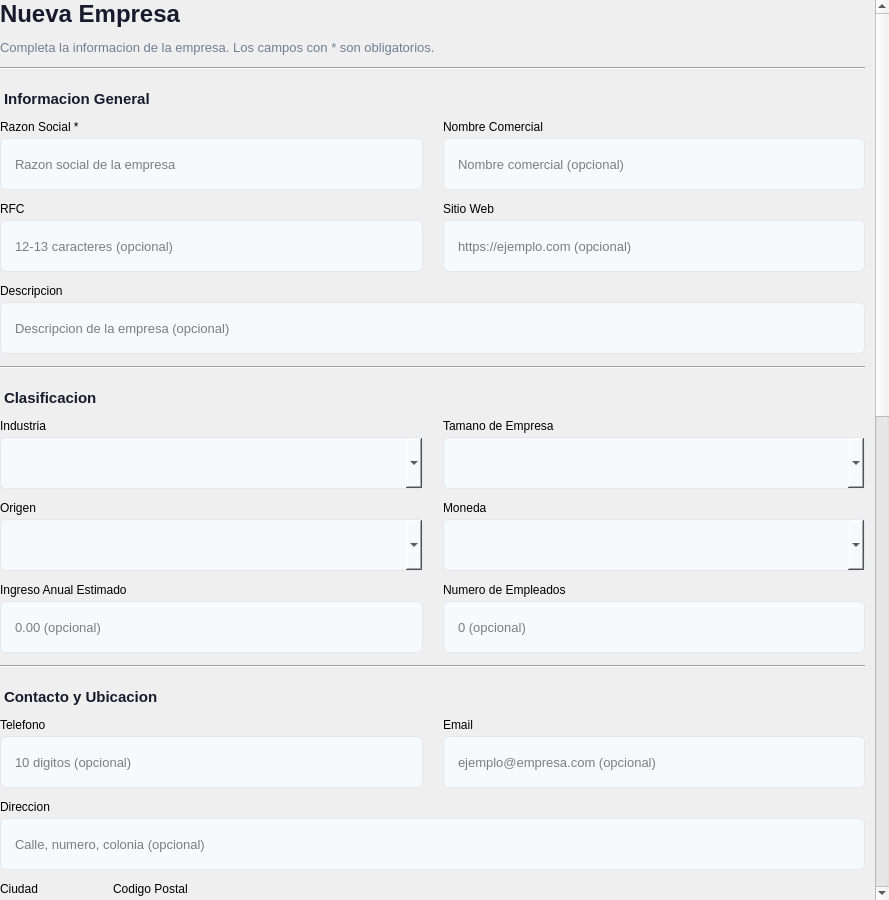
<?xml version="1.0" encoding="UTF-8"?>
<ui version="4.0">
 <class>EmpresaForm</class>
 <widget class="QWidget" name="EmpresaForm">
  <property name="geometry">
   <rect>
    <x>0</x>
    <y>0</y>
    <width>889</width>
    <height>900</height>
   </rect>
  </property>
  <property name="styleSheet">
   <string notr="true">
/* === FORM GLOBAL === */
QWidget#EmpresaForm {
    background-color: transparent;
}

/* === LABELS === */
QLabel#form_titulo {
    font-size: 24px;
    font-weight: bold;
    color: #1a1a2e;
}
QLabel#form_subtitulo {
    font-size: 13px;
    color: #718096;
}
QLabel#seccionGeneral, QLabel#seccionClasificacion, QLabel#seccionUbicacion, QLabel#seccionAsignacion {
    font-size: 15px;
    font-weight: bold;
    color: #1a1a2e;
    padding-top: 8px;
}
QLabel.fieldLabel {
    font-size: 13px;
    color: #2d3748;
    font-weight: 600;
}

/* === INPUTS === */
QLineEdit, QComboBox {
    padding: 8px 12px;
    border: 1px solid #e2e8f0;
    border-radius: 6px;
    background-color: #f7fafc;
    font-size: 13px;
    min-height: 34px;
}
QLineEdit:focus, QComboBox:focus {
    border: 1px solid #4a90d9;
    background-color: white;
}
QLineEdit:hover, QComboBox:hover {
    border: 1px solid #cbd5e0;
}

/* === CHECKBOX === */
QCheckBox#check_activo {
    font-size: 13px;
    color: #2d3748;
    spacing: 8px;
}
QCheckBox#check_activo::indicator {
    width: 18px;
    height: 18px;
    border: 2px solid #e2e8f0;
    border-radius: 4px;
    background-color: #f7fafc;
}
QCheckBox#check_activo::indicator:checked {
    background-color: #4a90d9;
    border-color: #4a90d9;
}
QCheckBox#check_activo::indicator:hover {
    border-color: #cbd5e0;
}

/* === BUTTONS === */
QPushButton#btn_guardar {
    background-color: #4a90d9;
    color: white;
    border: none;
    border-radius: 6px;
    font-size: 14px;
    font-weight: 600;
    padding: 10px 24px;
    min-height: 38px;
}
QPushButton#btn_guardar:hover {
    background-color: #3a7bc8;
}
QPushButton#btn_guardar:pressed {
    background-color: #2a6bb8;
}
QPushButton#btn_limpiar, QPushButton#btn_cancelar {
    background-color: white;
    color: #2d3748;
    border: 1px solid #e2e8f0;
    border-radius: 6px;
    font-size: 14px;
    font-weight: 500;
    padding: 10px 20px;
    min-height: 38px;
}
QPushButton#btn_limpiar:hover, QPushButton#btn_cancelar:hover {
    background-color: #f7fafc;
    border-color: #cbd5e0;
}

/* === SEPARATOR === */
QFrame#separator1, QFrame#separator2, QFrame#separator3, QFrame#separator4, QFrame#separator5, QFrame#separator6 {
    color: #e2e8f0;
}

/* === ETIQUETAS SECTION === */
QLabel#seccionEtiquetas {
    font-size: 15px;
    font-weight: bold;
    color: #1a1a2e;
    padding-top: 8px;
}
QPushButton#btn_add_etiqueta {
    background-color: #48bb78;
    color: white;
    border: none;
    border-radius: 6px;
    font-size: 13px;
    font-weight: 600;
    padding: 8px 16px;
    min-height: 34px;
    min-width: 80px;
}
QPushButton#btn_add_etiqueta:hover {
    background-color: #38a169;
}
QPushButton#btn_add_etiqueta:pressed {
    background-color: #2f855a;
}
QPushButton#btn_quitar_etiqueta {
    background-color: white;
    color: #e53e3e;
    border: 1px solid #e53e3e;
    border-radius: 6px;
    font-size: 13px;
    padding: 6px 14px;
    min-height: 30px;
}
QPushButton#btn_quitar_etiqueta:hover {
    background-color: #fff5f5;
}
QListWidget#lista_etiquetas_asignadas {
    border: 1px solid #e2e8f0;
    border-radius: 6px;
    background-color: #f7fafc;
    font-size: 13px;
}

/* === SEGMENTOS SECTION === */
QLabel#seccionSegmentos {
    font-size: 15px;
    font-weight: bold;
    color: #1a1a2e;
    padding-top: 8px;
}
QPushButton#btn_add_segmento {
    background-color: #4a90d9;
    color: white;
    border: none;
    border-radius: 6px;
    font-size: 13px;
    font-weight: 600;
    padding: 8px 16px;
    min-height: 34px;
    min-width: 80px;
}
QPushButton#btn_add_segmento:hover {
    background-color: #3a7bc8;
}
QPushButton#btn_add_segmento:pressed {
    background-color: #2a6bb8;
}
QPushButton#btn_quitar_segmento {
    background-color: white;
    color: #e53e3e;
    border: 1px solid #e53e3e;
    border-radius: 6px;
    font-size: 13px;
    padding: 6px 14px;
    min-height: 30px;
}
QPushButton#btn_quitar_segmento:hover {
    background-color: #fff5f5;
}
QListWidget#lista_segmentos_asignados {
    border: 1px solid #e2e8f0;
    border-radius: 6px;
    background-color: #f7fafc;
    font-size: 13px;
}
   </string>
  </property>
  <layout class="QVBoxLayout" name="formMainLayout">
   <property name="leftMargin"><number>0</number></property>
   <property name="topMargin"><number>0</number></property>
   <property name="rightMargin"><number>0</number></property>
   <property name="bottomMargin"><number>0</number></property>
   <item>
    <widget class="QScrollArea" name="scrollArea">
     <property name="frameShape"><enum>QFrame::NoFrame</enum></property>
     <property name="widgetResizable"><bool>true</bool></property>
     <widget class="QWidget" name="scrollContent">
      <property name="styleSheet">
       <string notr="true">QWidget#scrollContent { background-color: transparent; }</string>
      </property>
      <layout class="QVBoxLayout" name="scrollLayout">
       <property name="spacing"><number>12</number></property>
       <property name="leftMargin"><number>0</number></property>
       <property name="topMargin"><number>0</number></property>
       <property name="rightMargin"><number>10</number></property>
       <property name="bottomMargin"><number>10</number></property>

       <!-- TITULO -->
       <item>
        <widget class="QLabel" name="form_titulo">
         <property name="text"><string>Nueva Empresa</string></property>
        </widget>
       </item>
       <item>
        <widget class="QLabel" name="form_subtitulo">
         <property name="text"><string>Completa la informacion de la empresa. Los campos con * son obligatorios.</string></property>
         <property name="wordWrap"><bool>true</bool></property>
        </widget>
       </item>

       <!-- SEPARATOR 1 -->
       <item>
        <widget class="QFrame" name="separator1">
         <property name="frameShape"><enum>QFrame::HLine</enum></property>
         <property name="frameShadow"><enum>QFrame::Sunken</enum></property>
        </widget>
       </item>

       <!-- SECCION: Informacion General -->
       <item>
        <widget class="QLabel" name="seccionGeneral">
         <property name="text"><string>Informacion General</string></property>
        </widget>
       </item>

       <!-- Row 1: Razon Social + Nombre Comercial -->
       <item>
        <layout class="QHBoxLayout" name="row1Layout">
         <property name="spacing"><number>20</number></property>
         <item>
          <layout class="QVBoxLayout" name="razonSocialLayout">
           <property name="spacing"><number>4</number></property>
           <item>
            <widget class="QLabel" name="label_razon_social">
             <property name="text"><string>Razon Social *</string></property>
            </widget>
           </item>
           <item>
            <widget class="QLineEdit" name="input_razon_social">
             <property name="placeholderText"><string>Razon social de la empresa</string></property>
            </widget>
           </item>
          </layout>
         </item>
         <item>
          <layout class="QVBoxLayout" name="nombreComercialLayout">
           <property name="spacing"><number>4</number></property>
           <item>
            <widget class="QLabel" name="label_nombre_comercial">
             <property name="text"><string>Nombre Comercial</string></property>
            </widget>
           </item>
           <item>
            <widget class="QLineEdit" name="input_nombre_comercial">
             <property name="placeholderText"><string>Nombre comercial (opcional)</string></property>
            </widget>
           </item>
          </layout>
         </item>
        </layout>
       </item>

       <!-- Row 2: RFC + Sitio Web -->
       <item>
        <layout class="QHBoxLayout" name="row2Layout">
         <property name="spacing"><number>20</number></property>
         <item>
          <layout class="QVBoxLayout" name="rfcLayout">
           <property name="spacing"><number>4</number></property>
           <item>
            <widget class="QLabel" name="label_rfc">
             <property name="text"><string>RFC</string></property>
            </widget>
           </item>
           <item>
            <widget class="QLineEdit" name="input_rfc">
             <property name="maxLength"><number>13</number></property>
             <property name="placeholderText"><string>12-13 caracteres (opcional)</string></property>
            </widget>
           </item>
          </layout>
         </item>
         <item>
          <layout class="QVBoxLayout" name="sitioWebLayout">
           <property name="spacing"><number>4</number></property>
           <item>
            <widget class="QLabel" name="label_sitio_web">
             <property name="text"><string>Sitio Web</string></property>
            </widget>
           </item>
           <item>
            <widget class="QLineEdit" name="input_sitio_web">
             <property name="placeholderText"><string>https://ejemplo.com (opcional)</string></property>
            </widget>
           </item>
          </layout>
         </item>
        </layout>
       </item>

       <!-- Row 3: Descripcion (ancho completo) -->
       <item>
        <layout class="QVBoxLayout" name="descripcionLayout">
         <property name="spacing"><number>4</number></property>
         <item>
          <widget class="QLabel" name="label_descripcion">
           <property name="text"><string>Descripcion</string></property>
          </widget>
         </item>
         <item>
          <widget class="QLineEdit" name="input_descripcion">
           <property name="placeholderText"><string>Descripcion de la empresa (opcional)</string></property>
          </widget>
         </item>
        </layout>
       </item>

       <!-- SEPARATOR 2 -->
       <item>
        <widget class="QFrame" name="separator2">
         <property name="frameShape"><enum>QFrame::HLine</enum></property>
         <property name="frameShadow"><enum>QFrame::Sunken</enum></property>
        </widget>
       </item>

       <!-- SECCION: Clasificacion -->
       <item>
        <widget class="QLabel" name="seccionClasificacion">
         <property name="text"><string>Clasificacion</string></property>
        </widget>
       </item>

       <!-- Row 4: Industria + Tamano -->
       <item>
        <layout class="QHBoxLayout" name="row4Layout">
         <property name="spacing"><number>20</number></property>
         <item>
          <layout class="QVBoxLayout" name="industriaLayout">
           <property name="spacing"><number>4</number></property>
           <item>
            <widget class="QLabel" name="label_industria">
             <property name="text"><string>Industria</string></property>
            </widget>
           </item>
           <item>
            <widget class="QComboBox" name="combo_industria"/>
           </item>
          </layout>
         </item>
         <item>
          <layout class="QVBoxLayout" name="tamanoLayout">
           <property name="spacing"><number>4</number></property>
           <item>
            <widget class="QLabel" name="label_tamano">
             <property name="text"><string>Tamano de Empresa</string></property>
            </widget>
           </item>
           <item>
            <widget class="QComboBox" name="combo_tamano"/>
           </item>
          </layout>
         </item>
        </layout>
       </item>

       <!-- Row 5: Origen + Moneda -->
       <item>
        <layout class="QHBoxLayout" name="row5Layout">
         <property name="spacing"><number>20</number></property>
         <item>
          <layout class="QVBoxLayout" name="origenLayout">
           <property name="spacing"><number>4</number></property>
           <item>
            <widget class="QLabel" name="label_origen">
             <property name="text"><string>Origen</string></property>
            </widget>
           </item>
           <item>
            <widget class="QComboBox" name="combo_origen"/>
           </item>
          </layout>
         </item>
         <item>
          <layout class="QVBoxLayout" name="monedaLayout">
           <property name="spacing"><number>4</number></property>
           <item>
            <widget class="QLabel" name="label_moneda">
             <property name="text"><string>Moneda</string></property>
            </widget>
           </item>
           <item>
            <widget class="QComboBox" name="combo_moneda"/>
           </item>
          </layout>
         </item>
        </layout>
       </item>

       <!-- Row 6: Ingreso Anual + Num Empleados -->
       <item>
        <layout class="QHBoxLayout" name="row6Layout">
         <property name="spacing"><number>20</number></property>
         <item>
          <layout class="QVBoxLayout" name="ingresoLayout">
           <property name="spacing"><number>4</number></property>
           <item>
            <widget class="QLabel" name="label_ingreso_anual">
             <property name="text"><string>Ingreso Anual Estimado</string></property>
            </widget>
           </item>
           <item>
            <widget class="QLineEdit" name="input_ingreso_anual">
             <property name="placeholderText"><string>0.00 (opcional)</string></property>
            </widget>
           </item>
          </layout>
         </item>
         <item>
          <layout class="QVBoxLayout" name="numEmpleadosLayout">
           <property name="spacing"><number>4</number></property>
           <item>
            <widget class="QLabel" name="label_num_empleados">
             <property name="text"><string>Numero de Empleados</string></property>
            </widget>
           </item>
           <item>
            <widget class="QLineEdit" name="input_num_empleados">
             <property name="placeholderText"><string>0 (opcional)</string></property>
            </widget>
           </item>
          </layout>
         </item>
        </layout>
       </item>

       <!-- SEPARATOR 3 -->
       <item>
        <widget class="QFrame" name="separator3">
         <property name="frameShape"><enum>QFrame::HLine</enum></property>
         <property name="frameShadow"><enum>QFrame::Sunken</enum></property>
        </widget>
       </item>

       <!-- SECCION: Contacto y Ubicacion -->
       <item>
        <widget class="QLabel" name="seccionUbicacion">
         <property name="text"><string>Contacto y Ubicacion</string></property>
        </widget>
       </item>

       <!-- Row 7: Telefono + Email -->
       <item>
        <layout class="QHBoxLayout" name="row7Layout">
         <property name="spacing"><number>20</number></property>
         <item>
          <layout class="QVBoxLayout" name="telefonoLayout">
           <property name="spacing"><number>4</number></property>
           <item>
            <widget class="QLabel" name="label_telefono">
             <property name="text"><string>Telefono</string></property>
            </widget>
           </item>
           <item>
            <widget class="QLineEdit" name="input_telefono">
             <property name="maxLength"><number>10</number></property>
             <property name="placeholderText"><string>10 digitos (opcional)</string></property>
            </widget>
           </item>
          </layout>
         </item>
         <item>
          <layout class="QVBoxLayout" name="emailLayout">
           <property name="spacing"><number>4</number></property>
           <item>
            <widget class="QLabel" name="label_email">
             <property name="text"><string>Email</string></property>
            </widget>
           </item>
           <item>
            <widget class="QLineEdit" name="input_email">
             <property name="placeholderText"><string>ejemplo@empresa.com (opcional)</string></property>
            </widget>
           </item>
          </layout>
         </item>
        </layout>
       </item>

       <!-- Row 8: Direccion (ancho completo) -->
       <item>
        <layout class="QVBoxLayout" name="direccionLayout">
         <property name="spacing"><number>4</number></property>
         <item>
          <widget class="QLabel" name="label_direccion">
           <property name="text"><string>Direccion</string></property>
          </widget>
         </item>
         <item>
          <widget class="QLineEdit" name="input_direccion">
           <property name="placeholderText"><string>Calle, numero, colonia (opcional)</string></property>
          </widget>
         </item>
        </layout>
       </item>

       <!-- Row 9: Ciudad + Codigo Postal -->
       <item>
        <layout class="QHBoxLayout" name="row9Layout">
         <property name="spacing"><number>20</number></property>
         <item>
          <layout class="QVBoxLayout" name="ciudadLayout">
           <property name="spacing"><number>4</number></property>
           <item>
            <widget class="QLabel" name="label_ciudad">
             <property name="text"><string>Ciudad</string></property>
            </widget>
           </item>
           <item>
            <widget class="QComboBox" name="combo_ciudad"/>
           </item>
          </layout>
         </item>
         <item>
          <layout class="QVBoxLayout" name="cpLayout">
           <property name="spacing"><number>4</number></property>
           <item>
            <widget class="QLabel" name="label_codigo_postal">
             <property name="text"><string>Codigo Postal</string></property>
            </widget>
           </item>
           <item>
            <widget class="QLineEdit" name="input_codigo_postal">
             <property name="maxLength"><number>5</number></property>
             <property name="placeholderText"><string>5 digitos (opcional)</string></property>
            </widget>
           </item>
          </layout>
         </item>
        </layout>
       </item>

       <!-- SEPARATOR 4 -->
       <item>
        <widget class="QFrame" name="separator4">
         <property name="frameShape"><enum>QFrame::HLine</enum></property>
         <property name="frameShadow"><enum>QFrame::Sunken</enum></property>
        </widget>
       </item>

       <!-- SECCION: Asignacion y Estado -->
       <item>
        <widget class="QLabel" name="seccionAsignacion">
         <property name="text"><string>Asignacion y Estado</string></property>
        </widget>
       </item>

       <!-- Row 10: Propietario + Activo -->
       <item>
        <layout class="QHBoxLayout" name="row10Layout">
         <property name="spacing"><number>20</number></property>
         <item>
          <layout class="QVBoxLayout" name="propietarioLayout">
           <property name="spacing"><number>4</number></property>
           <item>
            <widget class="QLabel" name="label_propietario">
             <property name="text"><string>Propietario</string></property>
            </widget>
           </item>
           <item>
            <widget class="QComboBox" name="combo_propietario"/>
           </item>
          </layout>
         </item>
         <item>
          <layout class="QVBoxLayout" name="estadoLayout">
           <property name="spacing"><number>4</number></property>
           <item>
            <widget class="QLabel" name="label_activo">
             <property name="text"><string>Estado</string></property>
            </widget>
           </item>
           <item>
            <widget class="QCheckBox" name="check_activo">
             <property name="text"><string>Empresa activa</string></property>
             <property name="checked"><bool>true</bool></property>
            </widget>
           </item>
          </layout>
         </item>
        </layout>
       </item>

       <!-- SEPARATOR 5 -->
       <item>
        <widget class="QFrame" name="separator5">
         <property name="frameShape"><enum>QFrame::HLine</enum></property>
         <property name="frameShadow"><enum>QFrame::Sunken</enum></property>
        </widget>
       </item>

       <!-- SECCION: Etiquetas (solo visible al editar) -->
       <item>
        <widget class="QWidget" name="sectionEtiquetas">
         <layout class="QVBoxLayout" name="etiquetasLayout">
          <property name="spacing"><number>8</number></property>
          <property name="leftMargin"><number>0</number></property>
          <property name="topMargin"><number>0</number></property>
          <property name="rightMargin"><number>0</number></property>
          <property name="bottomMargin"><number>0</number></property>
          <item>
           <widget class="QLabel" name="seccionEtiquetas">
            <property name="text"><string>Etiquetas</string></property>
           </widget>
          </item>
          <item>
           <layout class="QHBoxLayout" name="etiquetasAddRow">
            <property name="spacing"><number>8</number></property>
            <item>
             <widget class="QComboBox" name="combo_add_etiqueta"/>
            </item>
            <item>
             <widget class="QPushButton" name="btn_add_etiqueta">
              <property name="cursor"><cursorShape>PointingHandCursor</cursorShape></property>
              <property name="text"><string>Agregar</string></property>
             </widget>
            </item>
           </layout>
          </item>
          <item>
           <widget class="QListWidget" name="lista_etiquetas_asignadas">
            <property name="maximumHeight"><number>120</number></property>
           </widget>
          </item>
          <item>
           <layout class="QHBoxLayout" name="etiquetasQuitarRow">
            <item>
             <widget class="QPushButton" name="btn_quitar_etiqueta">
              <property name="cursor"><cursorShape>PointingHandCursor</cursorShape></property>
              <property name="text"><string>Quitar seleccionada</string></property>
             </widget>
            </item>
            <item>
             <spacer name="etiquetasQuitarSpacer">
              <property name="orientation"><enum>Qt::Horizontal</enum></property>
              <property name="sizeHint" stdset="0">
               <size><width>40</width><height>20</height></size>
              </property>
             </spacer>
            </item>
           </layout>
          </item>
         </layout>
        </widget>
       </item>

       <!-- SEPARATOR 6 -->
       <item>
        <widget class="QFrame" name="separator6">
         <property name="frameShape"><enum>QFrame::HLine</enum></property>
         <property name="frameShadow"><enum>QFrame::Sunken</enum></property>
        </widget>
       </item>

       <!-- SECCION: Segmentos (solo visible al editar) -->
       <item>
        <widget class="QWidget" name="sectionSegmentos">
         <layout class="QVBoxLayout" name="segmentosLayout">
          <property name="spacing"><number>8</number></property>
          <property name="leftMargin"><number>0</number></property>
          <property name="topMargin"><number>0</number></property>
          <property name="rightMargin"><number>0</number></property>
          <property name="bottomMargin"><number>0</number></property>
          <item>
           <widget class="QLabel" name="seccionSegmentos">
            <property name="text"><string>Segmentos</string></property>
           </widget>
          </item>
          <item>
           <layout class="QHBoxLayout" name="segmentosAddRow">
            <property name="spacing"><number>8</number></property>
            <item>
             <widget class="QComboBox" name="combo_add_segmento"/>
            </item>
            <item>
             <widget class="QPushButton" name="btn_add_segmento">
              <property name="cursor"><cursorShape>PointingHandCursor</cursorShape></property>
              <property name="text"><string>Agregar</string></property>
             </widget>
            </item>
           </layout>
          </item>
          <item>
           <widget class="QListWidget" name="lista_segmentos_asignados">
            <property name="maximumHeight"><number>120</number></property>
           </widget>
          </item>
          <item>
           <layout class="QHBoxLayout" name="segmentosQuitarRow">
            <item>
             <widget class="QPushButton" name="btn_quitar_segmento">
              <property name="cursor"><cursorShape>PointingHandCursor</cursorShape></property>
              <property name="text"><string>Quitar seleccionado</string></property>
             </widget>
            </item>
            <item>
             <spacer name="segmentosQuitarSpacer">
              <property name="orientation"><enum>Qt::Horizontal</enum></property>
              <property name="sizeHint" stdset="0">
               <size><width>40</width><height>20</height></size>
              </property>
             </spacer>
            </item>
           </layout>
          </item>
         </layout>
        </widget>
       </item>

       <!-- SPACER -->
       <item>
        <spacer name="formBottomSpacer">
         <property name="orientation"><enum>Qt::Vertical</enum></property>
         <property name="sizeType"><enum>QSizePolicy::Fixed</enum></property>
         <property name="sizeHint" stdset="0">
          <size><width>20</width><height>10</height></size>
         </property>
        </spacer>
       </item>

       <!-- BUTTONS -->
       <item>
        <layout class="QHBoxLayout" name="buttonsLayout">
         <property name="spacing"><number>12</number></property>
         <item>
          <widget class="QPushButton" name="btn_guardar">
           <property name="cursor"><cursorShape>PointingHandCursor</cursorShape></property>
           <property name="text"><string>Guardar Empresa</string></property>
          </widget>
         </item>
         <item>
          <widget class="QPushButton" name="btn_limpiar">
           <property name="cursor"><cursorShape>PointingHandCursor</cursorShape></property>
           <property name="text"><string>Limpiar</string></property>
          </widget>
         </item>
         <item>
          <widget class="QPushButton" name="btn_cancelar">
           <property name="cursor"><cursorShape>PointingHandCursor</cursorShape></property>
           <property name="text"><string>Cancelar</string></property>
          </widget>
         </item>
         <item>
          <spacer name="buttonsSpacer">
           <property name="orientation"><enum>Qt::Horizontal</enum></property>
           <property name="sizeHint" stdset="0">
            <size><width>40</width><height>20</height></size>
           </property>
          </spacer>
         </item>
        </layout>
       </item>

       <!-- FINAL SPACER -->
       <item>
        <spacer name="finalSpacer">
         <property name="orientation"><enum>Qt::Vertical</enum></property>
         <property name="sizeHint" stdset="0">
          <size><width>20</width><height>40</height></size>
         </property>
        </spacer>
       </item>

      </layout>
     </widget>
    </widget>
   </item>
  </layout>
 </widget>
 <resources/>
 <connections/>
</ui>
